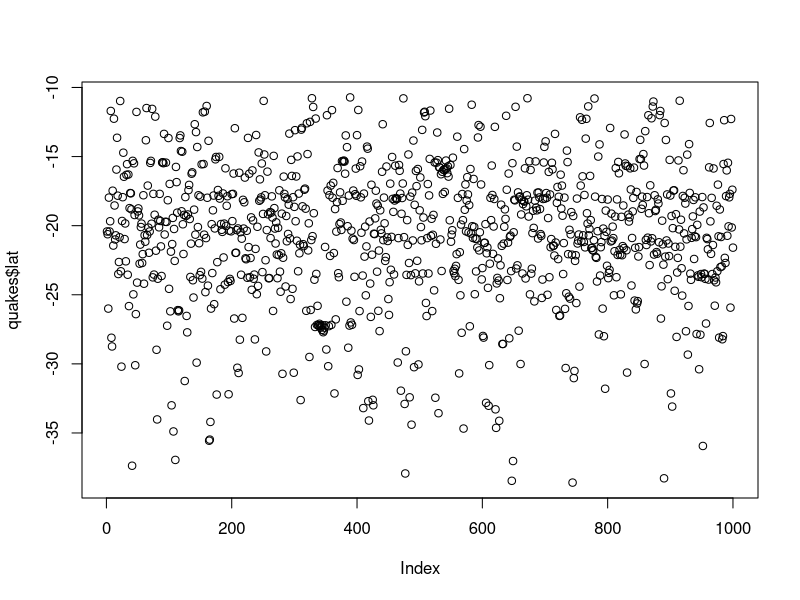
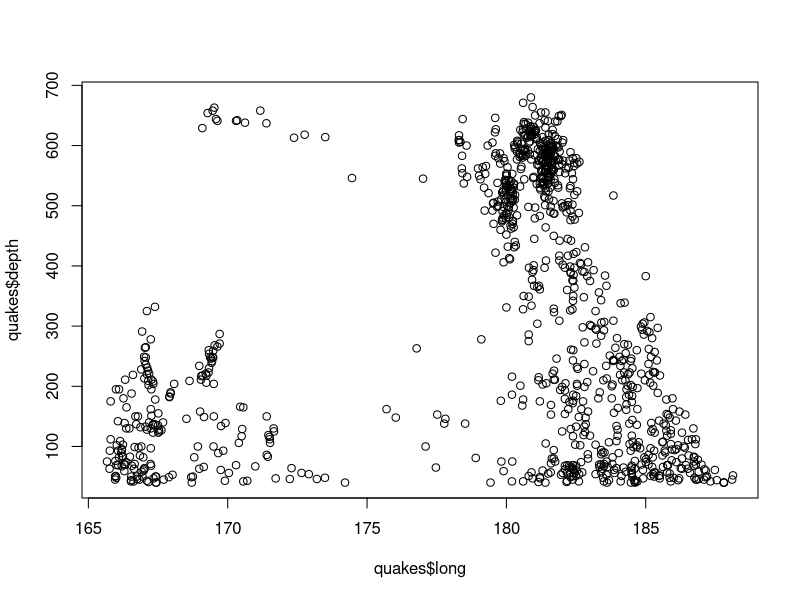
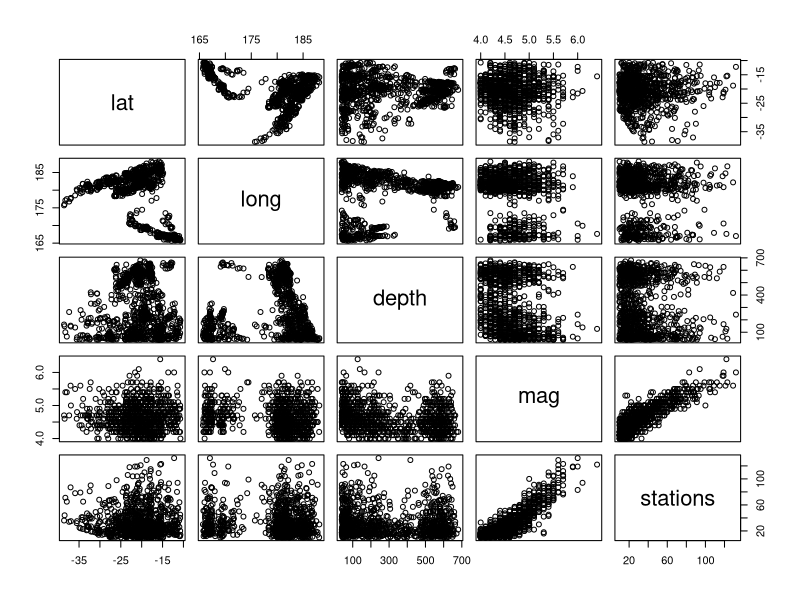
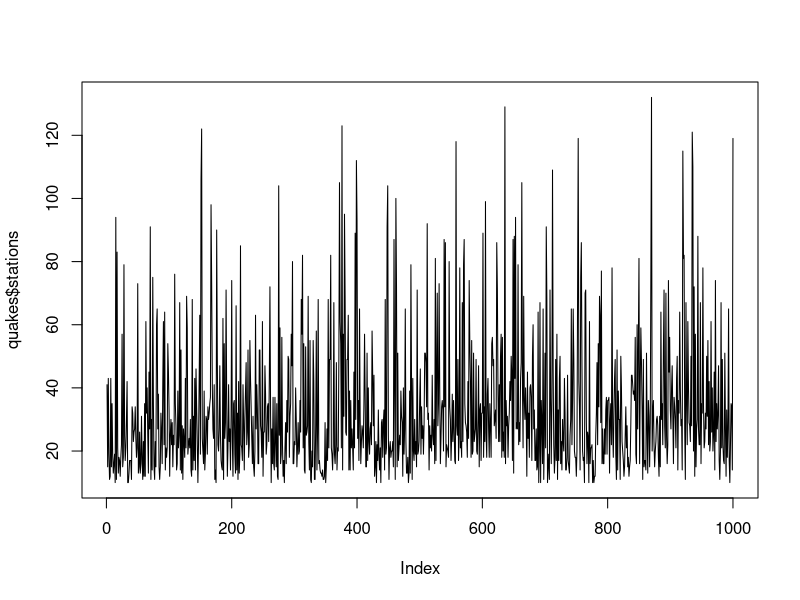
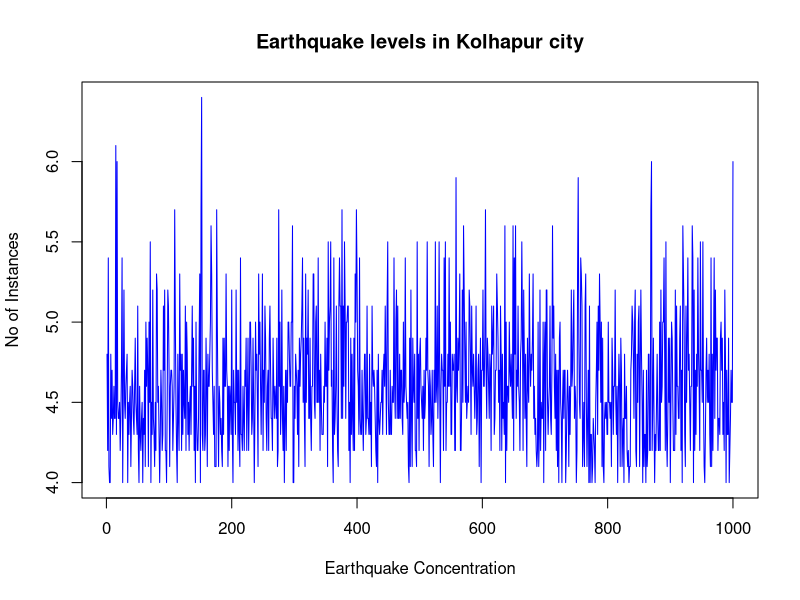
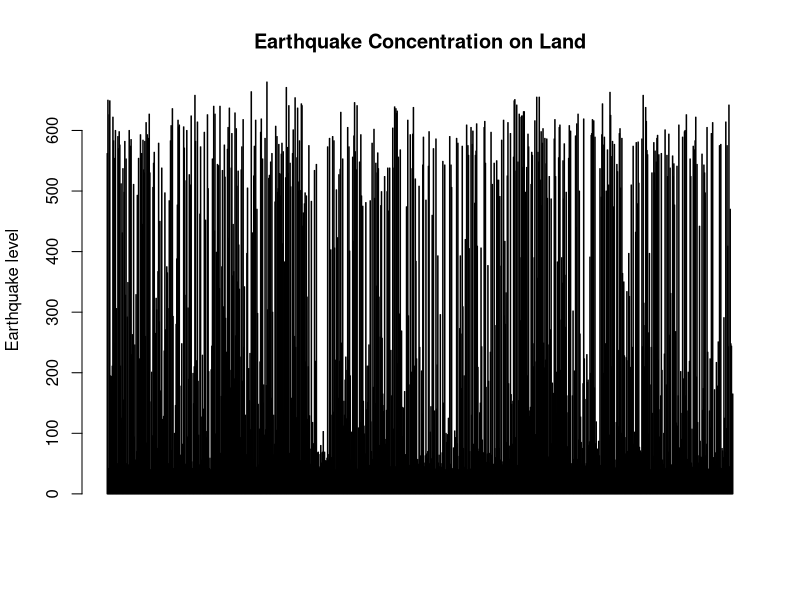
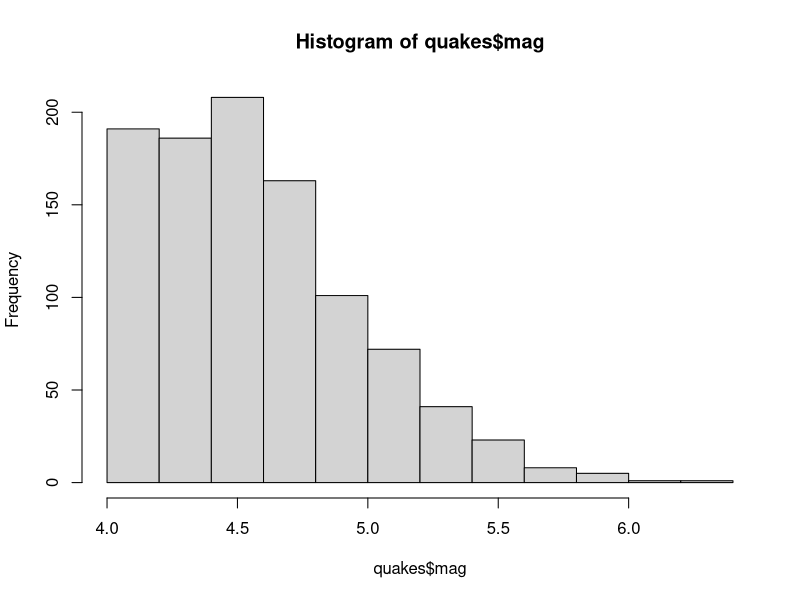
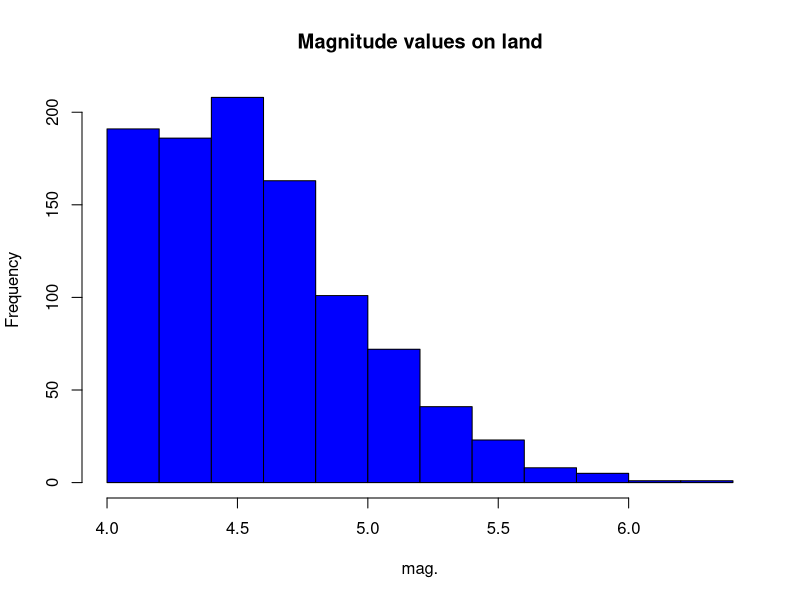

Write R code to recreate these figures, in order.
quakes<-datasets::quakes

##top 10 rows and last 10 rows
head(quakes,10)
tail(quakes,10)

######columns
quakes[50:60,c(1,2)]

df<-quakes[,-3]

#Descriptive Statastics
#1
summary(quakes[,c(3,4)])

quakes$lat
quakes$long
quakes$depth

#######summary of the data#########


summary(quakes)
summary(quakes$lat)

#########################
#visualization
plot(quakes$lat)

plot(quakes$long,quakes$depth,type="p")

plot(quakes)

#points and lines
plot(quakes$stations,type= "l") # p: point l: lines,b: both

plot(quakes$mag, xlab = 'Earthquake Concentration',
     ylab = 'No of Instances',main = 'Earthquake levels in Kolhapur city',
     col = 'blue',type='l')

# Horizontal bar plot
barplot(quakes$depth,main = 'Earthquake Concentration on Land',
        ylab = 'Earthquake level',col = 'blue',horiz = F,axes = T)

#Histogram
hist(quakes$mag)
hist(quakes$mag,
     main = 'Magnitude values on land',
     xlab = 'mag.', col = 'blue')

#Single box plot
boxplot(quakes$lat,main="Boxplot")
boxplot.stats(quakes$lat)$out

#Multiple box plot
boxplot(quakes[,1:4],main='Multiple')

par(mfrow=c(3,3),mar=c(2,5,2,1), las=0, bty='o')
plot(quakes$lat)
plot(quakes$lat, quakes$long)
plot(quakes$lat, type= "l")
plot(quakes$lat, type= "l")
plot(quakes$lat, type= "l")
barplot(quakes$lat, main = 'earthquake Concentration on land',
        xlab ='earthquake levels', col='green',horiz = TRUE)
hist(quakes$mag)
boxplot(quakes$mag)
boxplot(quakes[,0:4], main='Multiple Box plots')